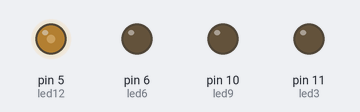
The sketch below on a simulated Arduino Uno, built with avr-gcc and run on an emulated ATmega328P. Parts: output pins drawn as LEDs (lit = HIGH). What the sketch prints to the serial monitor is not drawn.

Above: at 0.09 s.
At 9.92 s:
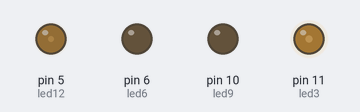
At 15.09 s:
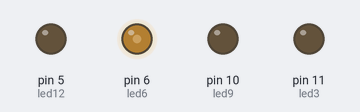
At 19.93 s:
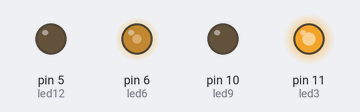
At 29.76 s:
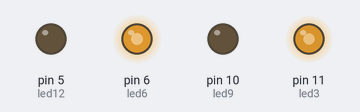
At 39.76 s:
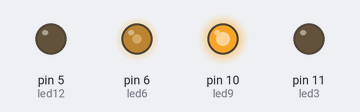
Timing chart, 0 to 40.0 s (numbered marks = the images above):
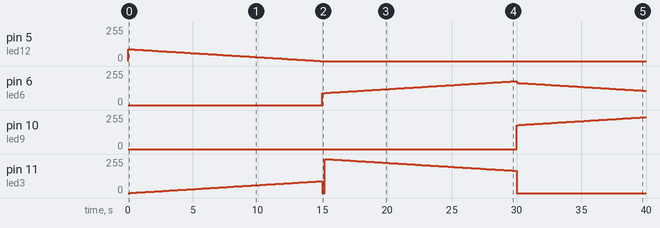

Measured:
- by itself, pin 6 (led6): rises from 0/255 to 179/255 in 14.8 s, then falls to 107/255 in 10.0 s
- by itself, pin 10 (led9): moves from 0/255 to 239/255 over 9.8 s
- by itself, pin 11 (led3): 0/255 → 1/255 at 0.18 s, → 2/255 0.17 s later, → 3/255 0.17 s later, → 4/255 0.17 s later, … (180 changes in this stretch)
- by itself, pin 5 (led12): 0/255 → 89/255 at 0.00 s, → 88/255 0.18 s later, → 87/255 0.17 s later, → 86/255 0.17 s later, … (90 changes in this stretch)

The sketch:

FadingLEDClock.ino
```cpp
int led12 = 5;
int led3 = 11;
int led6 = 6;
int led9 = 10;

float ascTimer = 0.0;
float descTimer = 15.0;

float count = 0;
float now = 0;

float lastNumber = 0;
float difference = 0;
float differenceSum = 0;

int n = 0;

void setup() {
  // put your setup code here, to run once:
  Serial.begin(9600);
  pinMode(led12,OUTPUT);
  pinMode(led9, OUTPUT);
  pinMode(led6, OUTPUT);
  pinMode(led3, OUTPUT);
}

void loop() {
  // put your main code here, to run repeatedly:
  //Serial.print("Loop ");
  //Serial.println(n);

  lastNumber = now;

  now = millis();

  difference = (float)(now - lastNumber)/1000.0;
  differenceSum = differenceSum + difference;


  float timer = now - count;
  //Serial.println("Now: ");
  //Serial.println(now);
  //Serial.println("Timer: ");
  Serial.println(timer);
  //Serial.print("Difference: ");
  //Serial.println(difference);

  if (timer >= 0 && timer < 15000) {
    analogWrite(led12, 90-differenceSum*6);
    analogWrite(led9, 0);
    analogWrite(led6, 0);
    analogWrite(led3, 0+differenceSum*6);
  }
  if (timer >= 15000 && timer < 30000) {
    analogWrite(led12, 0);
    analogWrite(led9, 0);
    analogWrite(led6, 0+differenceSum*6);
    analogWrite(led3, 90-differenceSum*6);
  }
  if (timer >= 30000 && timer < 45000) {
    analogWrite(led12, 0);
    analogWrite(led9, 0+differenceSum*6);
    analogWrite(led6, 90-differenceSum*6);
    analogWrite(led3, 0);
  }
  if (timer >= 45000 && timer < 60000) {
    analogWrite(led12, 0+differenceSum*6);
    analogWrite(led9, 90-differenceSum*6);
    analogWrite(led6, 0);
    analogWrite(led3, 0);
  }
  if ( timer >= 60000) {
    count = now;
  }
  n++;
}
```
